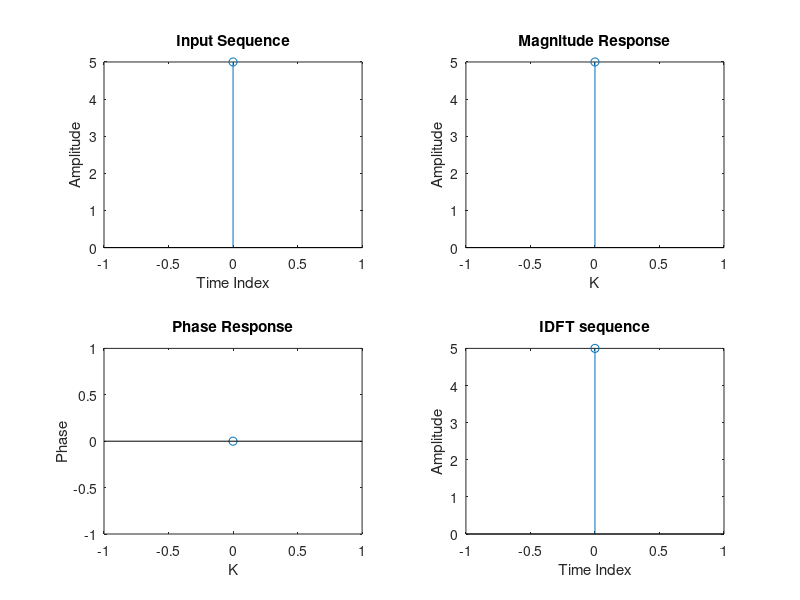

The MATLAB script that drew this image:
xn = input('Enter the sequence x(n): '); ln = length(xn);
xk = zeros(1, ln);
ixk = zeros(1, ln);
% DFT of the sequence
for k = 0:ln-1
    for n = 0:ln-1
xk(k+1) = xk(k+1) + (xn(n+1) * exp((1i) * 2 * pi * k * n / ln));
end end
t = 0:ln-1;
subplot(221);
stem(t, xn);
ylabel('Amplitude');
xlabel('Time Index');
title('Input Sequence');
% Magnitude response
magnitude = abs(xk);
t = 0:ln-1;
subplot(222);
stem(t, magnitude);
ylabel('Amplitude');
xlabel('K');
title('Magnitude Response');
% Phase response
phase = angle(xk);
t = 0:ln-1;
subplot(223);
stem(t, phase);
ylabel('Phase');
xlabel('K');
title('Phase Response');
% IDFT of the sequence
for n = 0:ln-1
    for k = 0:ln-1
        ixk(n+1) = ixk(n+1) + (xk(k+1) * exp(1i * 2 * pi * k * n / ln));
end
    ixk = ixk ./ ln;
end
% Plot IDFT sequence
t = 0:ln-1;
subplot(224);
stem(t, real(ixk));
ylabel('Amplitude');
xlabel('Time Index');
title('IDFT sequence');
